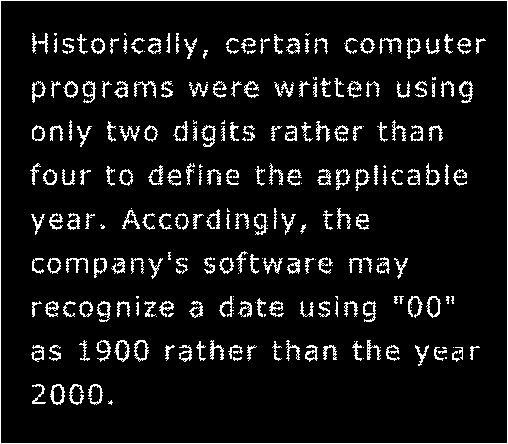
#> input picture TP7/images/Broken_Text.tif, 508 x 444 px
$ jupyter execute notebook.ipynb
#> lines starting #> are read from the running program, lines starting #| are printed output that depends on the picture; after the words box and inside, x2 and y2 are one past the last pixel; in counts of white or black regions, pixels touching at a corner belong together
# Trabajo Práctico N7. Morfología

[cell 1]
import cv2
import matplotlib.pyplot as plt
import numpy as np
from numpy.lib.stride_tricks import sliding_window_view

[cell 2]
#Funciones auxiliares

def myplotimg (img,vmin=0,vmax=1,title=None):
  plt.imshow(img,cmap='gray', vmin=vmin, vmax=vmax)
  if title != None:
    plt.title(title)
  plt.axis("off")
  plt.show()
  return

def show_side_by_side(imgs, subtitles = None, title = None, vmin=0, vmax=1, **kwargs):
    fig, axes = plt.subplots(1, len(imgs), **kwargs)
    if len(imgs) == 1:
        axes = [axes]
    if title is not None:
        fig.suptitle(title, y=0.8)
    if subtitles is None:
        subtitles = [None for _ in imgs]
    for ax, img, subtitle in zip(axes, imgs, subtitles):
        if subtitle is not None:
            ax.set_title(subtitle)
        ax.imshow(img, vmin=vmin, vmax=vmax, cmap='gray')
        ax.axis('off')

    plt.tight_layout()
    plt.show()

# Load images

[cell 3]
def imread(path):
#> called with path = 'images/Broken_Text.tif'
    return cv2.imread(path, cv2.IMREAD_GRAYSCALE).astype(bool)
#> returned value: shape (444, 508) bool; 7.9% white in thin lines or dots

broken_text = imread("images/Broken_Text.tif")
lincoln = imread("images/Lincoln from penny.tif")
#> call 2 of imread, with path = 'images/Lincoln from penny.tif'
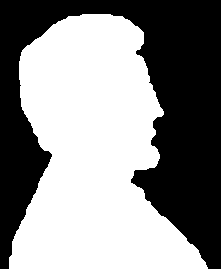
#> input picture TP7/images/Lincoln from penny.tif, 221 x 269 px
#> in imread (call 2), `return cv2.imread(path, cv2.IMREAD_GRAYSCALE).astype(bool)`: returned value: shape (269, 221) bool; 54.6% white; 1 black region, box (x1, y1, x2, y2) and area: (0, 0, 221, 269) 26994
noisy_squares = imread("images/Noisy_Squares.tif")
#> call 3 of imread, with path = 'images/Noisy_Squares.tif'
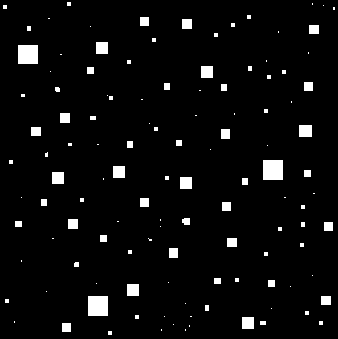
#> input picture TP7/images/Noisy_Squares.tif, 338 x 339 px
#> in imread (call 3), `return cv2.imread(path, cv2.IMREAD_GRAYSCALE).astype(bool)`: returned value: shape (339, 338) bool; 4.3% white; 120 white regions (73 under 20 px), largest, box (x1, y1, x2, y2) and area: (263, 160, 283, 180) 400, (88, 296, 108, 316) 400, (18, 45, 38, 64) 380
show_side_by_side([broken_text, lincoln, noisy_squares])
#> in show_side_by_side, `subtitles = [None for _ in imgs]`: subtitles = 3 items
#> the loop in show_side_by_side, `for ax, img, subtitle in zip(axes, imgs, subtitles):` made 3 passes

[cell 4]
def apply_operation(img, element, method):
#> called with element = array of shape (3, 3), method = 'dilate'
    padded = np.pad(img, element.shape[0]//2)
#> padded: shape (446, 510) bool; 7.8% white in thin lines or dots
    windows = sliding_window_view(padded, window_shape=element.shape)
    if method == 'erode':
        return np.all(windows | ~element, axis=(-1, -2))
    else:
        return np.any(windows & element, axis=(-1, -2))
#> returned value: shape (444, 508) bool; 15.2% white; 194 white regions (2 under 20 px), largest, box (x1, y1, x2, y2) and area: (0, 0, 508, 444) 3792, (133, 80, 157, 99) 257, (378, 37, 403, 55) 251

def erode(img, element):
    return apply_operation(img, element, "erode")

def dilate(img, element):
    return apply_operation(img, element, "dilate")

### 1)

[cell 5]
element = np.array([[0, 1, 0],
                    [1, 1, 1],
                    [0, 1, 0]], dtype=bool)

dilated = dilate(broken_text, element)

show_side_by_side([broken_text, dilated])
#> the loop in show_side_by_side (call 2), `for ax, img, subtitle in zip(axes, imgs, subtitles):` made 2 passes
#> subtitle on passes 1 to 2: None, None

### 2)

[cell 6]
element = np.ones((13, 13), dtype=bool)

eroded = erode(noisy_squares, element)
#> in apply_operation (call 2), `padded = np.pad(img, element.shape[0]//2)`: padded: shape (351, 350) bool; 4% white; 120 white regions (73 under 20 px), largest, box (x1, y1, x2, y2) and area: (269, 166, 289, 186) 400, (94, 302, 114, 322) 400, (24, 51, 44, 70) 380
#> in apply_operation (call 2), `return np.all(windows | ~element, axis=(-1, -2))`: returned value: shape (339, 338) bool; 0.16% white; 3 white regions, box (x1, y1, x2, y2) and area: (269, 166, 277, 174) 64, (94, 302, 102, 310) 64, (24, 51, 32, 58) 56
dilated = dilate(eroded, element)
#> in apply_operation (call 3), `padded = np.pad(img, element.shape[0]//2)`: padded: shape (351, 350) bool; 0.15% white; 3 white regions, box (x1, y1, x2, y2) and area: (275, 172, 283, 180) 64, (100, 308, 108, 316) 64, (30, 57, 38, 64) 56

show_side_by_side([noisy_squares, eroded, dilated], ["Original", "Erosion", "Dilacion"])

### 3)

https://colab.research.google.com/github/bautistasch/Procesamiento-de-Imagenes/blob/main/TP7/interactive-3.ipynb

### 4)

[cell 7]
border = lincoln & ~erode(lincoln, np.ones((3, 3), dtype=bool))
#> in apply_operation (call 4), `padded = np.pad(img, element.shape[0]//2)`: padded: shape (271, 223) bool; 53.7% white; 1 black region, box (x1, y1, x2, y2) and area: (0, 0, 223, 271) 27978
#> in apply_operation (call 4), `return np.all(windows | ~element, axis=(-1, -2))`: returned value: shape (269, 221) bool; 52.8% white; 1 black region, box (x1, y1, x2, y2) and area: (0, 0, 221, 269) 28074
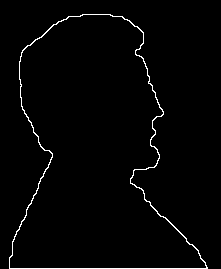
#> border: shape (269, 221) bool; 1.8% white in thin lines or dots, all inside (x1, y1, x2, y2) = (9, 14, 208, 269)

show_side_by_side([lincoln, border])

### 5)
#### d) Hit and Miss
Fuente: https://homepages.inf.ed.ac.uk/rbf/HIPR2/hitmiss.htm

La operacion de Hit and Miss es una operacion morfologica binaria cuyo uso se encuentra en distinguir patrones entre los pixeles del frente (foreground) y fondo (background) de una imagen. Resulta ser la operación fundamental para el tratamiento morfologico de imágenes, tanto es asi que todas las demas operaciones (dilacion, erosion, thinning, etc.) pueden ser derivados a partir de su definición. Para el caso de la Hit and Miss transform, es notable que los píxeles pueden tomar tres estados (1=on, 0=off, nc=don't care) a diferencia de los dos estados de los demás metodos. Esto es asi ya que en este caso el 1 se usa para denotar pixeles del frente, 0 para pixeles del background, y para los pixeles que no son de interes para el analisis simplemente se deja "vacío" (matematicamente, opera una OR con la imagen, dandonos a entender que prevalecera el valor que contenga la imagen). Al igual que en casos anteriores, se define un elemento estructural el cual sera "arrastrado" por toda la imagen y modifica el valor del pixel central basandose en si hay o no coincidencias EXACTAS entre la imagen y el kernel en cuestión.
Como ejemplo, podemos definir los siguientes 4 elementos:

Es evidente que cada uno de los elementos nos deja con una de las 4 orientaciones posibles para un angulo recto, por lo que operar con los 4 por separado y luego realizar una OR nos permitirá extraer todos los puntos donde hay un angulo de estas carácteristicas. A continuación implementamos en codigo este ejemplo con una imagen determinada.

[cell 8]
#Creamos imagen de prueba
input_image = np.array((
    [0, 0, 0, 0, 0, 0, 0, 0],
    [0, 255, 255, 255, 0, 0, 0, 255],
    [0, 255, 255, 255, 0, 0, 0, 0],
    [0, 255, 255, 255, 0, 255, 0, 0],
    [0, 0, 255, 0, 0, 0, 0, 0],
    [0, 0, 255, 0, 0, 255, 255, 0],
    [0,255, 0, 255, 0, 0, 255, 0],
    [0, 255, 255, 255, 0, 0, 0, 0]), dtype="uint8")
#Creamos los kernels. Notar que aqui 1 es ON, -1 es OFF y 0 es dont care.
kernel1 = np.array((
        [0, 1, 0],
        [-1, 1, 1],
        [-1, -1, 0]), dtype="int")
kernel2 = np.array((
        [0, 1, 0],
        [1, 1, -1],
        [0, -1, -1]), dtype="int")
kernel3 = np.array((
        [0, -1, -1],
        [1, 1, -1],
        [0, 1, 0]), dtype="int")
kernel4 = np.array((
        [-1, -1, 0],
        [-1, 1, 1],
        [0, 1, 0]), dtype="int")

output_image1 = cv2.morphologyEx(input_image, cv2.MORPH_HITMISS, kernel1)
output_image2 = cv2.morphologyEx(input_image, cv2.MORPH_HITMISS, kernel2)
output_image3 = cv2.morphologyEx(input_image, cv2.MORPH_HITMISS, kernel3)
output_image4 = cv2.morphologyEx(input_image, cv2.MORPH_HITMISS, kernel4)
output_image12 =  np.logical_or(output_image1,output_image2)
output_image34 =  np.logical_or(output_image3,output_image4)
output_image =  np.logical_or(output_image12,output_image34)
#Para mostrar los kernels de manera que se note que son 3 simbolos distintos, Dont care ahora sera GRIS (off negro y on blanco)
show_side_by_side([kernel1,kernel2,kernel3,kernel4], vmin=-1,vmax=1)
show_side_by_side([input_image, output_image])
#> in show_side_by_side (call 6), `plt.show()`:
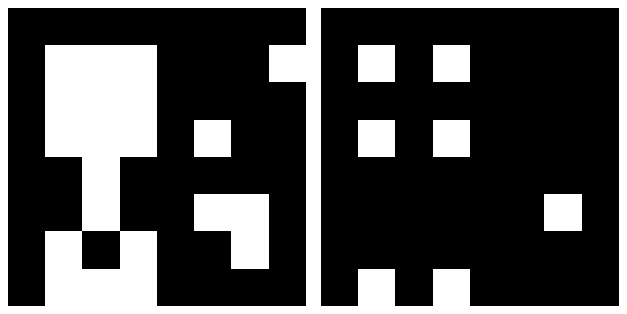
#> figure drawn by matplotlib, 2 panels

Habiendo explicado la H&M Transform, pasamos a definir las demás operaciones.
#### a) Thinning
La operación de thinning se utiliza generalmente para obtener una "esqueletización" ("Extraer el esqueleto") de los pixeles del frente de una imagen. Este concepto refiere a remover una gran parte de las features principales de una imagen y quedarse solo con las conexiones principales entre las regiónes principales de los pixeles. Para visualizar este concepto, dejamos la siguiente imagen:

Con esto en mente, la definición matematica de la operacion de thinning se puede formular como

[cell 9]
def thinning (img):
    img1 = img.copy()
    # Structuring Element
    kernel = cv2.getStructuringElement(cv2.MORPH_CROSS,(3,3))
    # Create an empty output image to hold values
    thin = np.zeros(img.shape,dtype='uint8')

# Loop until erosion leads to an empty set
    while (cv2.countNonZero(img1)!=0):
    # Erosion
        erode = cv2.erode(img1,kernel)
    # Opening on eroded image
        opening = cv2.morphologyEx(erode,cv2.MORPH_OPEN,kernel)
    # Subtract these two
        subset = erode - opening
    # Union of all previous sets
        thin = cv2.bitwise_or(subset,thin)
    # Set the eroded image for next iteration
        img1 = erode.copy()
    return thin

[cell 10]
thinInput = cv2.imread("images/thin_ex.png", cv2.IMREAD_GRAYSCALE)
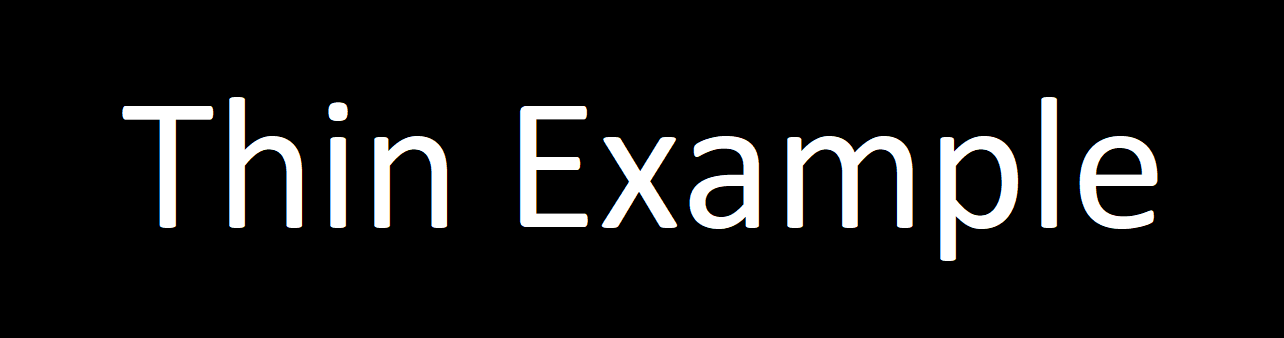
#> input picture TP7/images/thin_ex.png, 1284 x 338 px
#> thinInput: shape (338, 1284); min 0, max 255, mean 22
thinOutput = thinning(thinInput)
#> the loop in thinning, `while (cv2.countNonZero(img1)!=0):` made 13 passes
#> after the loop in thinning, `while (cv2.countNonZero(img1)!=0):`: erode: shape (338, 1284); every value is 0
#> after the loop in thinning, `while (cv2.countNonZero(img1)!=0):`:
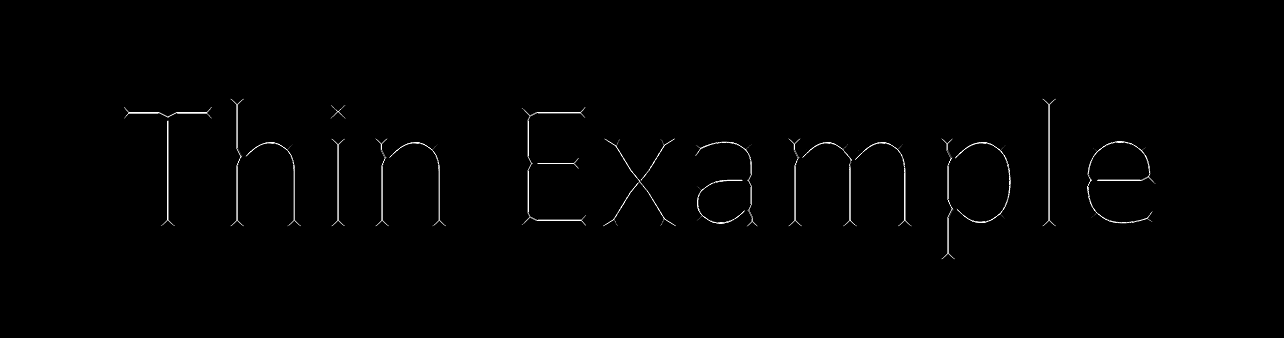
#> thin: shape (338, 1284); min 0, max 255, mean 1.8
show_side_by_side([thinInput, thinOutput])
thinInput2 = cv2.imread("images/thin_ex2.png", cv2.IMREAD_GRAYSCALE)
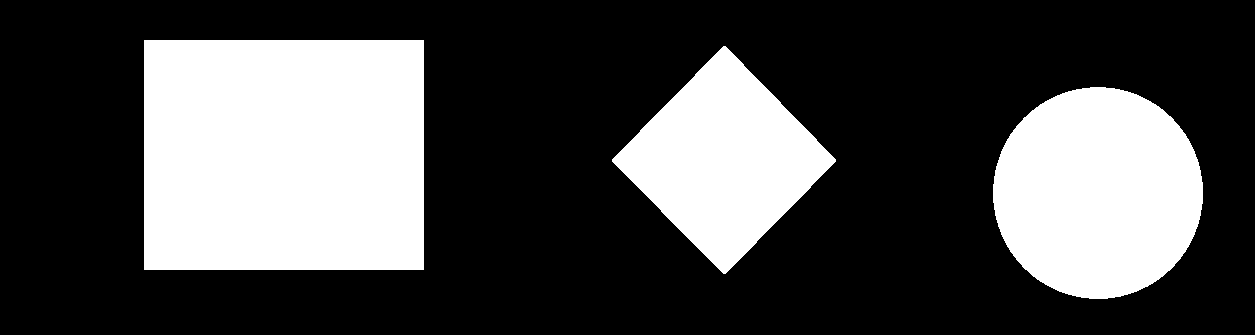
#> input picture TP7/images/thin_ex2.png, 1255 x 335 px
#> thinInput2: shape (335, 1255); 29.8% white; 3 white regions, box (x1, y1, x2, y2) and area: (144, 40, 424, 270) 64400, (993, 87, 1203, 299) 34917, (612, 46, 836, 274) 26000
thinOutput2 = thinning(thinInput2)
#> the loop in thinning (call 2), `while (cv2.countNonZero(img1)!=0):` made 115 passes
#> after the loop in thinning (call 2), `while (cv2.countNonZero(img1)!=0):`: erode: shape (335, 1255); every value is 0
#> after the loop in thinning (call 2), `while (cv2.countNonZero(img1)!=0):`:
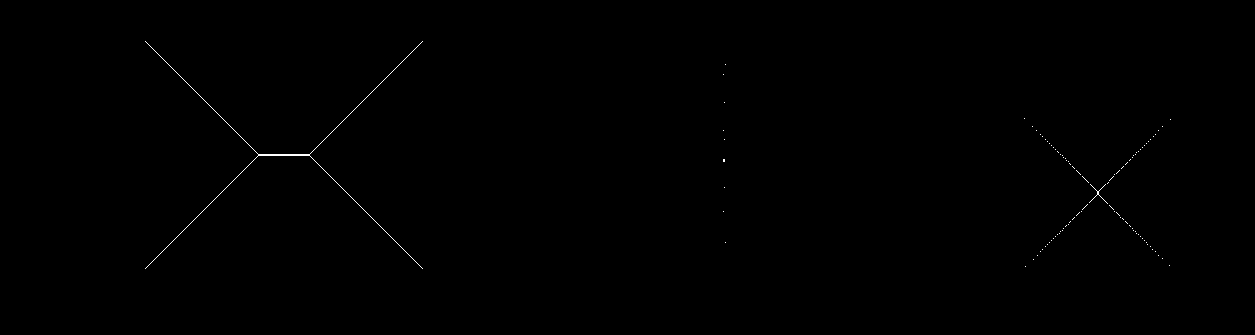
#> thin: shape (335, 1255); 0.18% white in thin lines or dots, all inside (x1, y1, x2, y2) = (145, 41, 1171, 269)
show_side_by_side([thinInput2, thinOutput2])

#### b) Thickening
La operación de thickening es, en esencia, la operación dual al thinning. Esto es, se usa para "crecer" imagenes binarias a partir de los pixeles del frente de una imagen.
En este caso, matematicamente y en relacion a la Hit and Miss Transform:

Los resultados esperados de la operación pueden verse en el siguiente ejemplo:

Imagen de entrada:

Imagen de salida:

#### c) Top-Hat Transform
En el ejercicio número 3, se exploró la operacion de "opening" o apertura, que si recordamos, se define basicamente como una erosion seguida por una dilación. Esto resulta útil, por ejemplo, para remover ruido de las imagenes. En  el caso de la Top-Hat transform, se define como la diferencia entre la imagen de entrada y la apertura de la imagen. Siguiendo esta linea de pensamiento, la transformada top-hat de una imagen con "salt-noise" extrae justamente esto, los puntos que son la interferencia de la imagen original. A continuacion se deja un ejemplo en código.

[cell 11]
kernel=cv2.getStructuringElement(cv2.MORPH_RECT,(5,5))
topHatInput = cv2.imread("images/tophat_ex.png", cv2.IMREAD_GRAYSCALE)
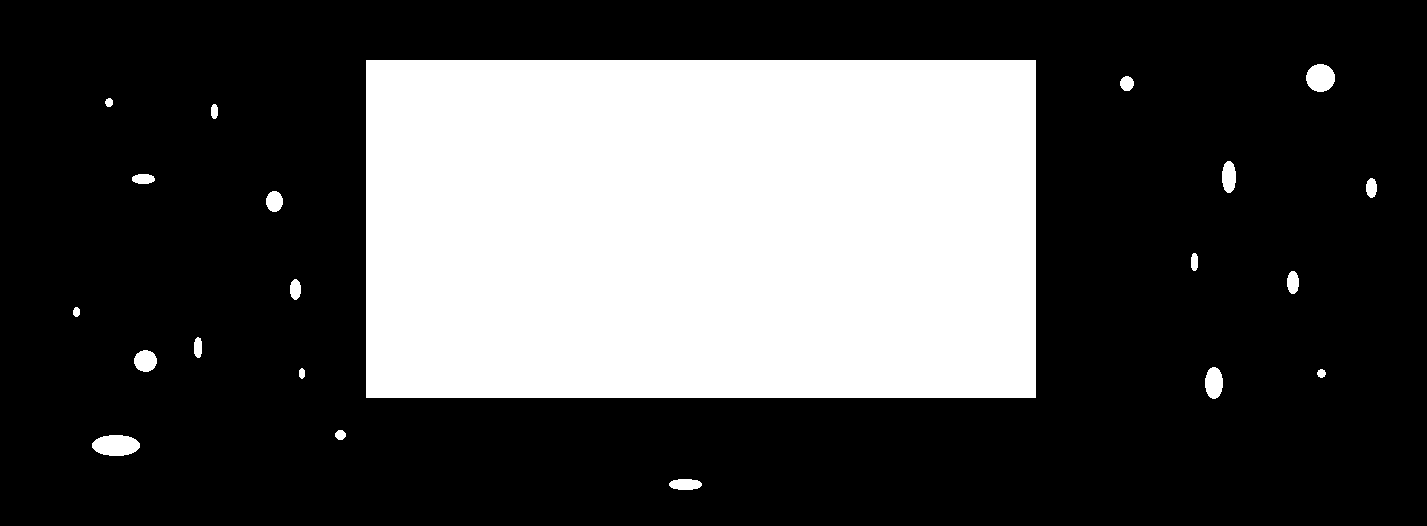
#> input picture TP7/images/tophat_ex.png, 1427 x 526 px
#> topHatInput: shape (526, 1427); 30.8% white; 21 white regions, largest, box (x1, y1, x2, y2) and area: (366, 60, 1036, 398) 226460, (92, 435, 140, 456) 801, (1306, 64, 1335, 92) 638
dilatedTophat = cv2.dilate(topHatInput,cv2.getStructuringElement(cv2.MORPH_CROSS,(5,5)))
#> dilatedTophat: shape (526, 1427); 31.6% white; 21 white regions, largest, box (x1, y1, x2, y2) and area: (364, 58, 1038, 400) 230492, (90, 433, 142, 458) 1017, (1304, 62, 1337, 94) 806
tophatOutput = cv2.morphologyEx(topHatInput, cv2.MORPH_TOPHAT, kernel)
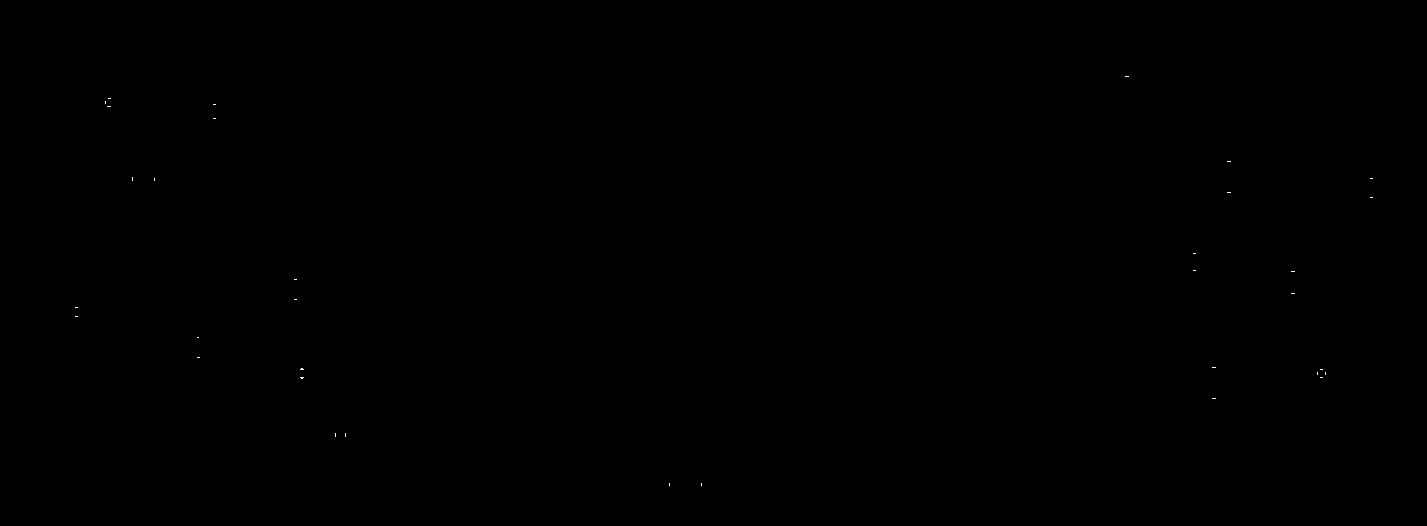
#> tophatOutput: shape (526, 1427); 0.02% white in thin lines or dots, all inside (x1, y1, x2, y2) = (75, 76, 1373, 486)
show_side_by_side([topHatInput, dilatedTophat,tophatOutput])
